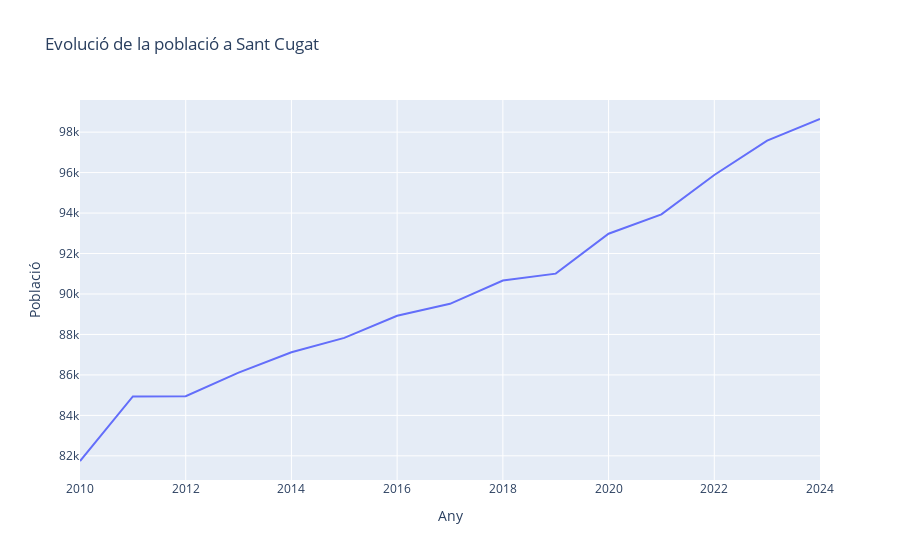

The code cell stored with this chart in its notebook:
### Markdown cell above
**ANÀLISI DESCRIPTIU**

### Code cell
fig = px.line(df2, 
              y='Població',
              title=f'Evolució de la població a {ciutat}'
             )
fig.show()

### Figure 1 — Plotly figure (JSON) as saved in the notebook; plotly's stock layout.template omitted (floating-point values rounded to 4 significant figures)
{"data": [{"hovertemplate": "Any=%{x}<br>Població=%{y}<extra></extra>", "legendgroup": "", "line": {"color": "#636efa", "dash": "solid"}, "marker": {"symbol": "circle"}, "mode": "lines", "name": "", "orientation": "v", "showlegend": false, "type": "scatter", "x": [2010, 2011, 2012, 2013, 2014, 2015, 2016, 2017, 2018, 2019, 2020, 2021, 2022, 2023, 2024], "xaxis": "x", "y": [81740.0, 84930.0, 84950.0, 86110.0, 87120.0, 87830.0, 88920.0, 89520.0, 90660.0, 91000.0, 92980.0, 93940.0, 95880.0, 97580.0, 98650.0], "yaxis": "y"}], "layout": {"legend": {"tracegroupgap": 0}, "title": {"text": "Evolució de la població a Sant Cugat"}, "xaxis": {"anchor": "y", "domain": [0, 1], "title": {"text": "Any"}}, "yaxis": {"anchor": "x", "domain": [0, 1], "title": {"text": "Població"}}}}
